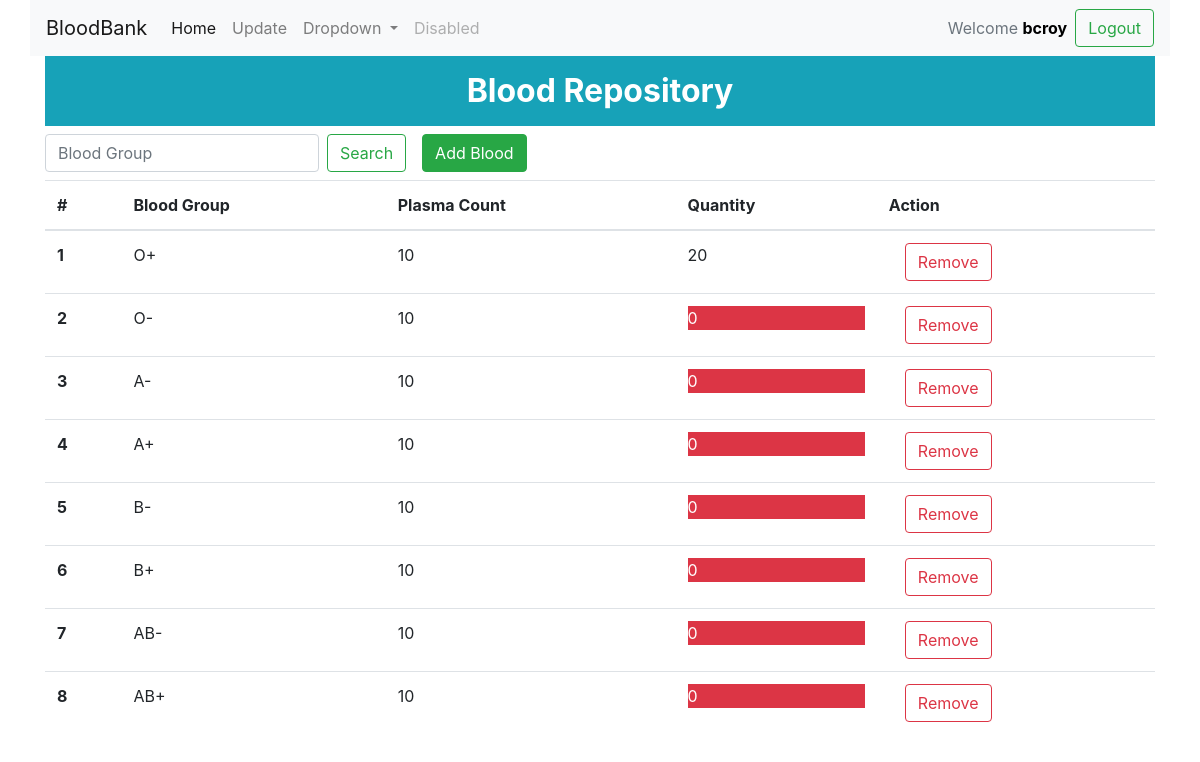
Page /hospital/view/repo/ (signed in) on the earlier database version.
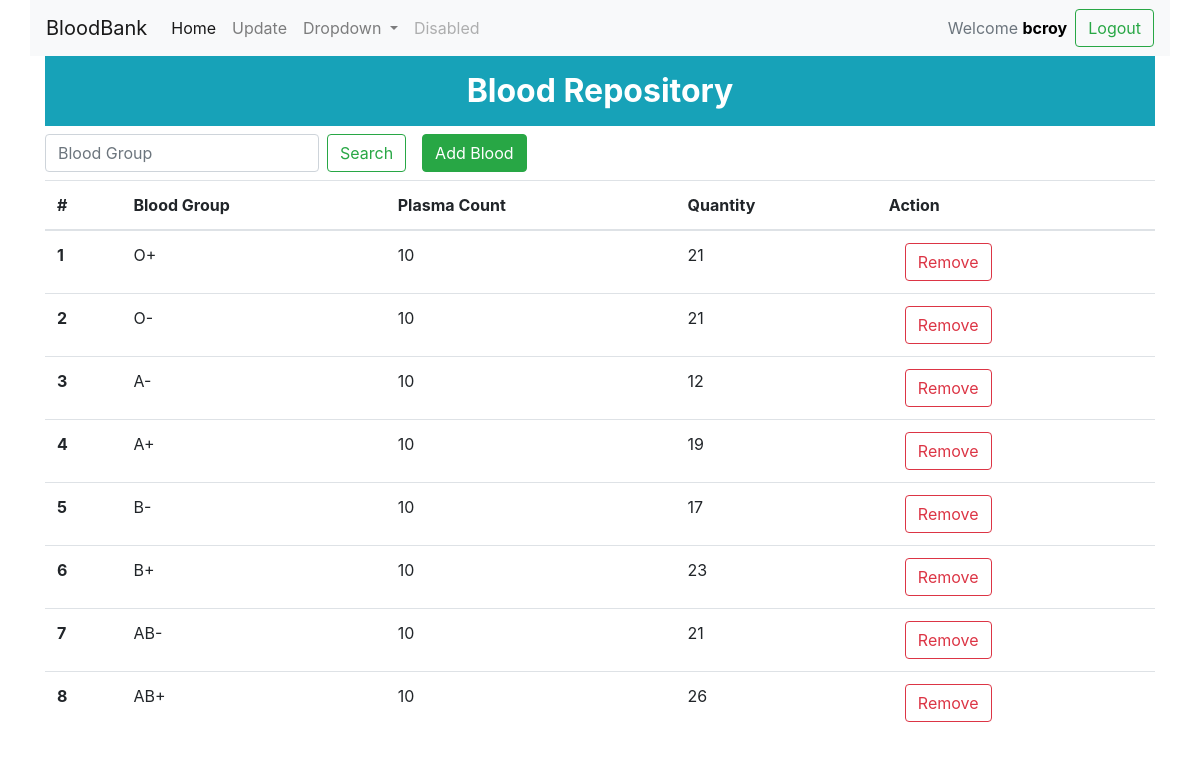
Same page on the later database version.
### users/models.py (models this page shows)
class HospitalRepository(models.Model):
    hospital_user_id = models.IntegerField(default=-1)
    blood_group = models.TextField(max_length=4)
    quantity = models.IntegerField(default=0)
    plasma_count = models.IntegerField(default=10)

### users/views.py (the view)
# urls.py: path('hospital/view/repo/', views.view_repo, name='view_repo'),
def view_repo(request):
    user = request.user
    if user.is_authenticated and user.is_hospital:
        if request.method == "POST":
            blood_group = request.POST["blood_group"]
            repo = HospitalRepository.objects.filter(hospital_user_id=user.id, blood_group=blood_group)
            context = {
                'repo': repo,
                'title': "VowForRed -Repository",
            }
            return render(request, 'users/view_repo.html', context)
        else:
            repos = HospitalRepository.objects.filter(hospital_user_id=user.id)
            repos_sorted = []
            blood_types = ["O+", "O-", "A-", "A+", "B-", "B+", "AB-", "AB+", ]
            for blood in blood_types:
                for repo in repos:
                    if repo.blood_group == blood:
                        a = (blood, repo.plasma_count, repo.quantity)
                        if repo.quantity == 0:
                            if repo.plasma_count != 10:
                                continue
                        repos_sorted.append(a)
            context = {
                'repos_sorted': repos_sorted,
                'title': "VowForRed -Repository",
            }
            return render(request, 'users/view_repo.html', context)
    else:
        return redirect('users:home')

### users/templates/users/view_repo.html (shortened to what this page needs)
{% extends 'users/base.html' %}
{% block content %}
    <div class="" style="width: 100% ; text-align: center">
        <h2><div class="p-3 mb-2 bg-info text-white"><strong>Blood Repository</strong></div></h2>
    </div>
    <form class="form-inline mt-2" method="POST" action="{% url 'users:view_repo' %}" >
        <input class="form-control mr-sm-2" type="search" placeholder="Blood Group" aria-label="Search" name="blood_group" pattern="[A|B|AB|O](+|-)" required>
        <button class="btn btn-outline-success my-3 my-sm-0" type="submit">Search</button>
        <button type="button" class="btn btn-success ml-3" data-toggle="modal" data-target="#exampleModal3">
            Add Blood
        </button>
    </form>
    {% if repo or repos_sorted %}
        <table class="table table-hover mt-2" >
            <thead>
            <tr>
                <th scope="col">#</th>
                <th scope="col">Blood Group</th>
                <th scope="col">Plasma Count</th>
                <th scope="col">Quantity</th>
                <th scope="col">Action</th>
            </tr>
            </thead>
            <tbody>
            {% if repos_sorted %}
                {% for repo in repos_sorted %}
                    <tr>
                        <th scope="row">{{ forloop.counter }}</th>
                        <td>{{ repo.0 }}</td>
                        <td>{{ repo.1 }}</td>
                        <td>
                            {% if repo.2 < 10 %}
                                <div class="bg-danger text-white">{{ repo.2 }}</div>
                            {% else %}
                                {{ repo.2 }}
                            {% endif %}
                        </td>
                        <td>
                            <button type="button" class="btn btn-outline-danger ml-3" data-toggle="modal" data-target="#exampleModal_{{ forloop.counter}}">
                                Remove
                            </button>
                        </td>
                    </tr>
                {% endfor %}
            {% endif %}
            </tbody>
        </table>
    {% endif %}
{% endblock %}

Differences in the rows shown:
changed HospitalRepository (number 1 of 8 on the later page): quantity "20" → "21"
changed HospitalRepository (number 2 of 8 on the later page): quantity "0" → "21"
changed HospitalRepository (number 3 of 8 on the later page): quantity "0" → "12"
changed HospitalRepository (number 4 of 8 on the later page): quantity "0" → "19"
changed HospitalRepository (number 5 of 8 on the later page): quantity "0" → "17"
changed HospitalRepository (number 6 of 8 on the later page): quantity "0" → "23"
changed HospitalRepository "AB-": quantity "0" → "21"
changed HospitalRepository "AB+": quantity "0" → "26"
